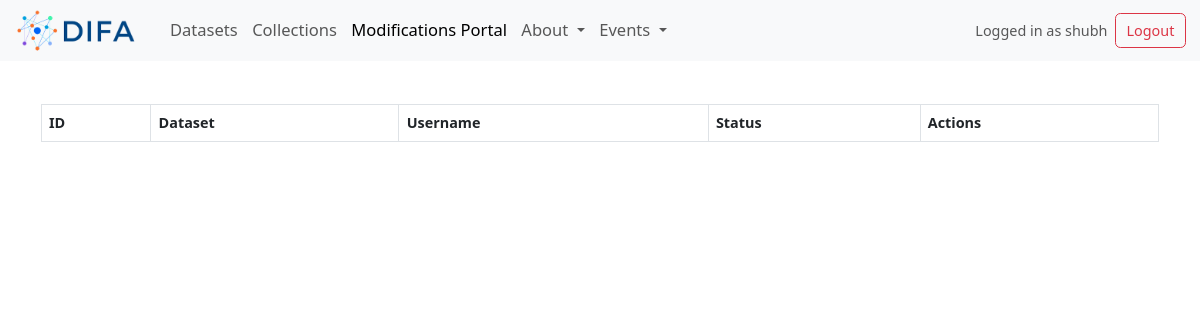
Before: /modification_requests/ (signed in) with the older database file.
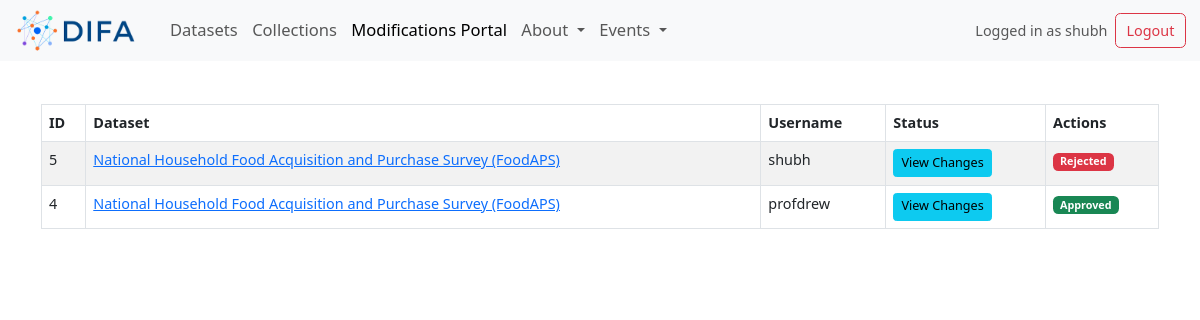
After: the same page with the newer database file.
### datasets/models.py (models this page shows, shortened)
class ModificationRequest(models.Model):
    PENDING = 'pending'
    APPROVED = 'approved'
    REJECTED = 'rejected'
    STATUS_CHOICES = [
        (PENDING, 'Pending'),
        (APPROVED, 'Approved'),
        (REJECTED, 'Rejected'),
    ]
    dataset = models.ForeignKey(Dataset, on_delete=models.CASCADE, related_name='modification_requests')
    user = models.ForeignKey(get_user_model(),null=True, on_delete=models.SET_NULL, related_name='modification_requests')
    changes = models.TextField(blank=True)  # You can use a JSONField if you want to store changes as JSON
    status = models.CharField(max_length=255, choices=STATUS_CHOICES, default=PENDING)
    approver = models.ForeignKey(get_user_model(), null=True, blank=True, on_delete=models.SET_NULL, related_name='approver_mod_requests')

class Dataset(models.Model):
    dataset_name = models.CharField(max_length=255)
    about_info = models.TextField(blank=True)
    last_updated = models.CharField(max_length=255, blank=True)
    dataset_file_format = models.CharField(max_length=255, blank=True)
    dataset_status = models.CharField(max_length=255, blank=True)
    sponsor_name = models.CharField(max_length=255, blank=True)
    access_type = models.CharField(max_length=255, blank=True)
    dataset_link = models.CharField(max_length=255, blank=True)
    dataset_website_link = models.CharField(max_length=255, blank=True)
    dataset_citation = models.TextField(blank=True)
    dataset_collection_method = models.TextField(blank=True)
    last_scraped = models.CharField(max_length=255, blank=True)
    other_info = models.TextField(blank=True)

class User(AbstractUser):
    pass

### datasets/views.py (the view)
# urls.py: path('modification_requests/', views.modification_requests, name='modification_requests'),
@login_required
def modification_requests(request):
    mod_requests = ModificationRequest.objects.all().order_by('-id')
    return render(request, 'datasets/modification_requests.html', {'mod_requests': mod_requests})

### datasets/context_processors.py (called while the page is built)
def persons(request):
    persons_list = Person.objects.filter(show=True)
    return {'persons': persons_list}

### datasets/templates/datasets/modification_requests.html (shortened to what this page needs)
{% extends "datasets/base.html" %}
{% block content %}
  <div class="container mt-5">
  <table class="table table-striped table-bordered">
    <thead>
      <tr>
        <th>ID</th>
        <th>Dataset</th>
        <th>Username</th>
        <th>Status</th>
        <th>Actions</th>
      </tr>
    </thead>
    <tbody>
      {% for mod_request in mod_requests %}
        <tr>
          <td>{{ mod_request.id }}</td>
          <td><a href="{% url 'dataset' dataset_id=mod_request.dataset.id %}">{{ mod_request.dataset.dataset_name }}</a></td>
          <td>{{ mod_request.user.username }}</td>
          <td>
            <a href="{% url 'view_changes' mod_request_id=mod_request.id %}" class="btn btn-info btn-sm">View Changes</a>
          </td>
          <td>
            {% if mod_request.status == 'pending' %}
              <span class="badge bg-warning">Pending</span>
            {% elif mod_request.status == 'approved' %}
              <span class="badge bg-success">Approved</span>
            {% else %}
              <span class="badge bg-danger">Rejected</span>
            {% endif %}
          </td>
        </tr>
      {% endfor %}
    </tbody>
  </table>
</div>
{% endblock %}

Changed rows visible on the page:
added ModificationRequest: id "5", dataset.dataset_name "National Household Food Acquisition and Purchase Survey (FoodAPS)", user.username "shubh", status "Rejected"
added ModificationRequest: id "4", dataset.dataset_name "National Household Food Acquisition and Purchase Survey (FoodAPS)", user.username "profdrew", status "Approved"
